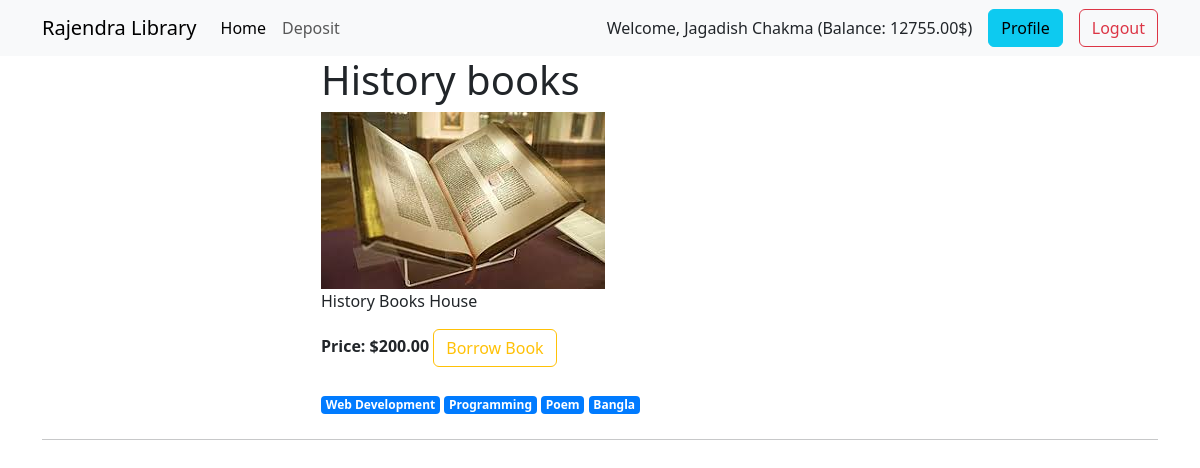
Page /books/details/1 (signed in) on the committed database.
### accounts/models.py (models this page shows, shortened)
class UserAccountModel(models.Model):
    user = models.OneToOneField(User, on_delete=models.CASCADE, related_name='account')
    birth_date = models.DateField(null=True, blank=True)
    gender = models.CharField(max_length=100, choices=GENDER)
    account_no = models.IntegerField(unique=True)
    account_type = models.CharField(max_length=100, choices=ACCOUNT_TYPE)
    balance = models.DecimalField(default=0, max_digits=12, decimal_places=2)

### books/models.py (models this page shows, shortened)
class CreateBook(models.Model):
    title = models.CharField(max_length=100)
    description = models.TextField()
    image = models.ImageField(upload_to='books/media/uploads/', blank=True, null=True)
    price = models.DecimalField(max_digits=12,decimal_places=2)
    categories = models.ManyToManyField(CreateCategory, related_name='book')

class CreateCategory(models.Model):
    category_name = models.CharField(max_length=100)
    slug = models.SlugField(max_length=100, null=True, blank=True, unique=True)
    def __str__(self) -> str:
        return self.category_name

### books/views.py (the view, shortened to what this page needs)
# urls.py: path('details/<int:id>', views.BookDetailsView.as_view(), name="book_details"),
class BookDetailsView(FormView):
    template_name = 'book_details.html'
    form_class = CreateBookReviewForm
    def get_context_data(self, **kwargs):
        context =  super().get_context_data(**kwargs)
        id = self.kwargs['id']
        book = CreateBook.objects.get(pk=id)
        context['details'] = book
        context['reviews'] = CreateBookReview.objects.filter(book=book)
        try:
            search = CreateBookBorrowedHistory.objects.get(book_name=book.title, user=self.request.user, book_return=False)
            if search.user.username == self.request.user.username:
                context['is_borrowed'] = True
            else:
                raise Exception("You are not authorized to buy this item.")
        except:
            context['is_borrowed'] = False
        return context

### books/forms.py (shortened to what this page needs)
class CreateBookReviewForm(forms.ModelForm):
    class Meta:
        model = CreateBookReview
        fields = ['body']

### books/templates/book_details.html (shortened to what this page needs)
{% extends "base.html" %}
{% load crispy_forms_tags %}
{% block body %}
<div class="container">
    <div style="width: 50%; margin:auto">
        <h1>{{details.title}}</h1>
        <img src="{{details.image.url}}" alt="">
        <p>{{details.description}}</p>
        <strong>Price: ${{details.price}}</strong>
        {% if user.is_authenticated %}
            {% if user.account.balance < details.price and is_borrowed == False %}
            <a href="" class="btn btn-outline-warning disabled">Insufficient Balance</a>
            {% elif is_borrowed == False %}
            <a href="{% url 'book_borrow' details.id %}" class="btn btn-outline-warning">Borrow Book</a>
            {% else %}
            <a href="" class="btn btn-outline-warning disabled">Already Borrowed</a>
            {% endif %}
        {% endif %}
        <div class="mt-4 mb-4">
            {% for category in details.categories.all%}
                <a href="#" class="badge badge-primary">{{category}}</a>
            {% endfor%}
        </div>
    </div>
    <hr>
</div>
{% endblock %}

### core/templates/navigation.html (shortened to what this page needs)
<nav class="navbar navbar-expand-lg bg-body-tertiary">
  <div class="container">
    <a class="navbar-brand" href="{% url 'home' %}">Rajendra Library</a>
    <div class="collapse navbar-collapse" id="navbarSupportedContent">
      <ul class="navbar-nav me-auto mb-2 mb-lg-0">
        <li class="nav-item">
          <a class="nav-link active" aria-current="page" href="{% url 'home' %}">Home</a>
        </li>
        {% if user.is_authenticated %}
        <li class="nav-item">
          <a href="{% url 'deposit' %}" class="nav-link">Deposit</a>
        </li>
        {% endif %}
      </ul>
      <div class="d-flex align-items-center">
        {% if user.is_authenticated %}
        <span>Welcome, {{user.first_name}} {{user.last_name}} (Balance: {{user.account.balance}}$) </span>
        <a href="{% url 'profile' %}" class="btn btn-info ms-3">Profile</a>
        <form action ="{% url 'logout' %}" method="post">
          <input type="submit" value="Logout" class="btn btn-outline-danger ms-3">
        </form>
        {% else %}
        <a href="{% url 'signup' %}" class="btn btn-info">Signup</a>
        <a href="{% url 'login' %}" class="btn btn-outline-danger ms-3">Login</a>
        {% endif %}
      </div>
    </div>
  </div>
</nav>

### core/templates/base.html (style rules this page uses)
.badge-primary { color: #fff; background-color: #007bff; text-decoration: none; }
.badge { display: inline-block; padding: .25em .4em; font-weight: 700; line-height: 1; text-align: center; white-space: nowrap; vertical-align: baseline; border-radius: .25rem; }

### rows in the picture
CreateBook: title "History books", image (picture), description "History Books House", price "200.00"
CreateCategory: category_name "Web Development"
CreateCategory: category_name "Programming"
CreateCategory: category_name "Poem"
CreateCategory: category_name "Bangla"

### other values in the picture
{{ user.first_name }} "Jagadish"
{{ user.last_name }} "Chakma"
{{ user.account.balance }} "12755.00"
